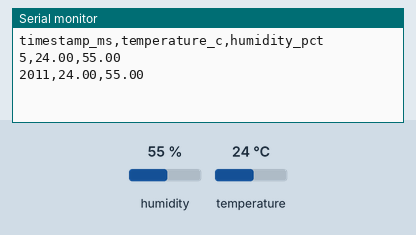
This sketch was run on a simulated Arduino Nano, built with avr-gcc and run on an emulated ATmega328P. Parts: the last lines printed to the serial monitor. The test bench sets the inputs (shaded band); at power-on: humidity 55 %, temperature 24 °C.

Above: at 2.8 s.
2.9 s: humidity set to 22 %
At 4.8 s:
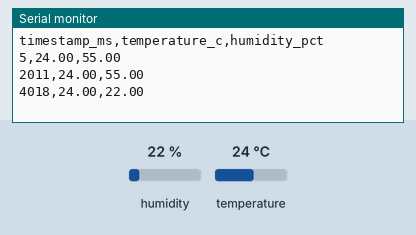
5.6 s: temperature set to 12 °C
At 6.6 s:
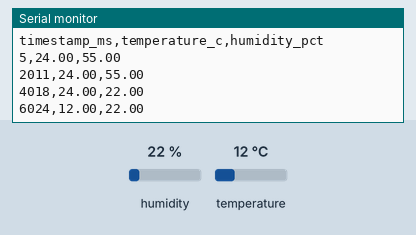
8.3 s: humidity set to 40 %
At 11.3 s:
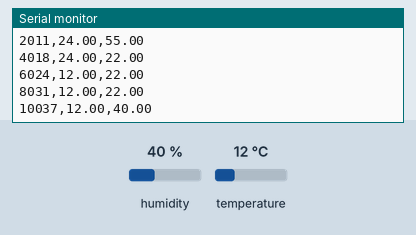
Timing chart, 0 to 12.8 s (numbered marks = the images above; inputs shaded):
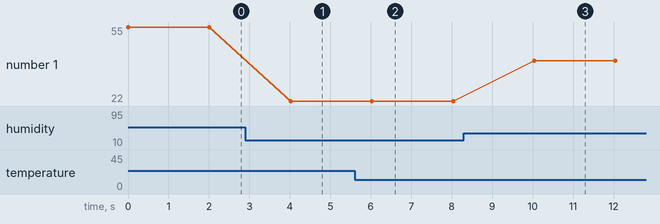

The sketch:

sketch_sep28b.ino
```cpp
// File: dht22_logger.ino
// Board: Arduino Nano 33 IoT
// Libs: "DHT sensor library" + "Adafruit Unified Sensor"
#include <DHT.h>

#define DHTPIN 2
#define DHTTYPE DHT22
DHT dht(DHTPIN, DHTTYPE);

void setup() {
  Serial.begin(115200);
  while (!Serial) {;}
  dht.begin();
  Serial.println("timestamp_ms,temperature_c,humidity_pct"); // CSV header
}

void loop() {
  static unsigned long t0 = millis();

  float h = dht.readHumidity();
  float t = dht.readTemperature(); // Celsius

  if (isnan(h) || isnan(t)) {
    // If sensor read fails, skip this sample
    delay(2000);
    return;
  }

  unsigned long ts = millis() - t0;

  Serial.print(ts); Serial.print(",");
  Serial.print(t, 2); Serial.print(",");
  Serial.println(h, 2);

  delay(2000); // every ~2 seconds (adjust as you like)
}
```

Measured:
- after the input at 2.9 s, the serial monitor: prints a new line after 1.1 s (image 1)
- after the input at 5.6 s, the serial monitor: prints a new line after 0.43 s (image 2)
- after the input at 8.3 s, the serial monitor: prints a new line after 1.7 s (image 3)
- plotted number 1: 55 → 22 after the input at 2.9 s, 22 → 40 after the input at 8.3 s
